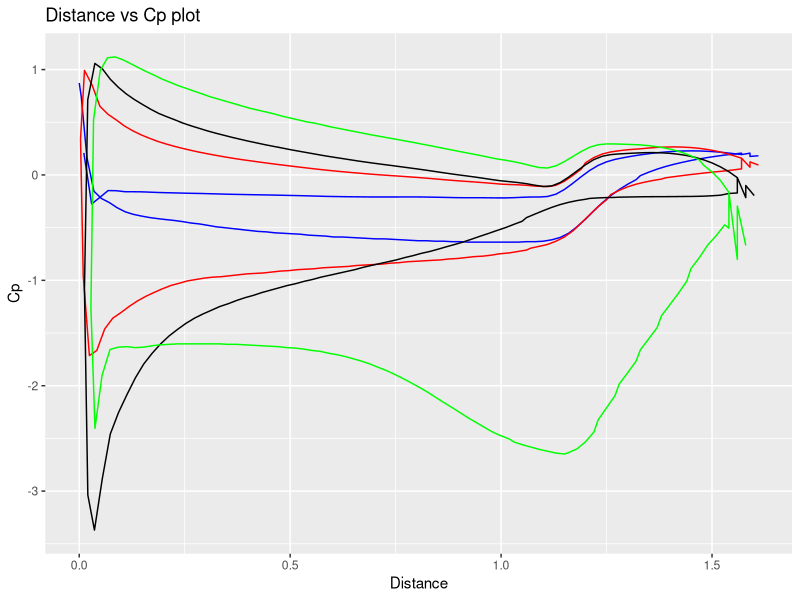
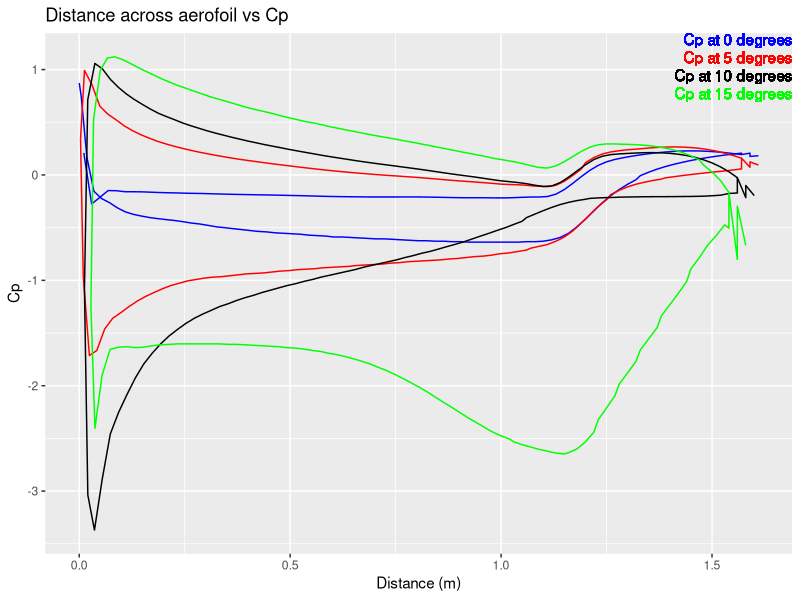

Write R code to recreate these figures, in order.
# Please work
library(dplyr)
library(tidyverse)
library(ggplot2)
Pressure_0 = read_csv("Pressure_0.csv")
Pressure_0 = Pressure_0[-c(1:4), ]
Pressure_0 = Pressure_0[, -c(3,4)]
Pressure_0 = Pressure_0[1:165, ]
Pressure_0$...2 = as.numeric(Pressure_0$...2)
Pressure_0$`[Name]` = as.numeric(Pressure_0$`[Name]`)
Pressure_0$Cp = Pressure_0[[2]]/(0.5*1.069*4225)
Pressure_0_top = Pressure_0[1:79, ]
Pressure_0_bottom = Pressure_0[80:nrow(Pressure_0), ]
Pressure_0_top = Pressure_0_top[nrow(Pressure_0_top):1,]

Pressure_5 = read_csv("Pressure_5.csv")
Pressure_5 = Pressure_5[-c(1:4), ]
Pressure_5 = Pressure_5[, -c(2)]
Pressure_5 = Pressure_5[1:165, ]
Pressure_5$...3 = as.numeric(Pressure_5$...3)
Pressure_5$`[Name]` = as.numeric(Pressure_5$`[Name]`)
Pressure_5$Cp = Pressure_5[[2]]/(0.5*1.069*4225)
Pressure_5_top = Pressure_5[1:80, ]
Pressure_5_bottom = Pressure_5[80:nrow(Pressure_5), ]
Pressure_5_top = Pressure_5_top[nrow(Pressure_5_top):1,]

Pressure_10 = read_csv("Pressure_10.csv")
Pressure_10 = Pressure_10[-c(1:4), ]
Pressure_10 = Pressure_10[, -c(2)]
Pressure_10 = Pressure_10[1:165, ]
Pressure_10$...3 = as.numeric(Pressure_10$...3)
Pressure_10$`[Name]` = as.numeric(Pressure_10$`[Name]`)
Pressure_10$Cp = Pressure_10[[2]]/(0.5*1.069*4225)
Pressure_10_top = Pressure_10[1:80, ]
Pressure_10_bottom = Pressure_10[80:nrow(Pressure_10), ]
Pressure_10_top = Pressure_10_top[nrow(Pressure_10_top):1,]

Pressure_15 = read_csv("Pressure_15.csv")
Pressure_15 = Pressure_15[-c(1:4), ]
Pressure_15 = Pressure_15[, -c(2)]
Pressure_15 = Pressure_15[1:165, ]
Pressure_15$...3 = as.numeric(Pressure_15$...3)
Pressure_15$`[Name]` = as.numeric(Pressure_15$`[Name]`)
Pressure_15$Cp = Pressure_15[[2]]/(0.5*1.069*4225)
Pressure_15_top = Pressure_15[1:80, ]
Pressure_15_bottom = Pressure_15[80:nrow(Pressure_15), ]
Pressure_15_top = Pressure_15_top[nrow(Pressure_15_top):1,]

ggplot() + 
  geom_line(data = Pressure_0_bottom, aes(x=Pressure_0_bottom$`[Name]`, y=Pressure_0_bottom$Cp), color = "blue") +
  geom_line(data = Pressure_0_top, aes(x=Pressure_0_top$`[Name]`, y=Pressure_0_top$Cp), color = "blue") +
  geom_line(data = Pressure_5_top, aes(x=Pressure_5_top$`[Name]`, y=Pressure_5_top$Cp), color = "red") +
  geom_line(data = Pressure_5_bottom, aes(x=Pressure_5_bottom$`[Name]`, y=Pressure_5_bottom$Cp), color = "red") +
  geom_line(data = Pressure_10_top, aes(x=Pressure_10_top$`[Name]`, y=Pressure_10_top$Cp), color = "black") +
  geom_line(data = Pressure_10_bottom, aes(x=Pressure_10_bottom$`[Name]`, y=Pressure_10_bottom$Cp), color = "black") +
  geom_line(data = Pressure_15_top, aes(x=Pressure_15_top$`[Name]`, y=Pressure_15_top$Cp), color = "green") +
  geom_line(data = Pressure_15_bottom, aes(x=Pressure_15_bottom$`[Name]`, y=Pressure_15_bottom$Cp), color = "green") +
  xlab("Distance") +
  ylab("Cp") + 
  ggtitle("Distance vs Cp plot") 

plot = ggplot() + 
  xlab("Distance (m)") +
  ylab("Cp") +
  ggtitle("Distance across aerofoil vs Cp")

plot = plot + geom_line(data = Pressure_0_top, aes(x=Pressure_0_top$`[Name]`, y=Pressure_0_top$Cp), color = "blue") +
  geom_text(data = Pressure_0_top, aes(x = Inf, y = Inf, label = "Cp at 0 degrees"), hjust=1, vjust=1, color = "blue") +
  geom_line(data = Pressure_0_bottom, aes(x=Pressure_0_bottom$`[Name]`, y=Pressure_0_bottom$Cp), color = "blue") +
  geom_line(data = Pressure_5_top, aes(x=Pressure_5_top$`[Name]`, y=Pressure_5_top$Cp), color = "red") +
  geom_text(data = Pressure_5_top, aes(x = Inf, y = Inf, label = "Cp at 5 degrees"), hjust=1, vjust=2.5, color = "red") +
  geom_line(data = Pressure_5_bottom, aes(x=Pressure_5_bottom$`[Name]`, y=Pressure_5_bottom$Cp), color = "red") +
  geom_line(data = Pressure_10_top, aes(x=Pressure_10_top$`[Name]`, y=Pressure_10_top$Cp), color = "black") +
  geom_text(data = Pressure_10_top, aes(x = Inf, y = Inf, label = "Cp at 10 degrees"), hjust=1, vjust=4, color = "black") +
  geom_line(data = Pressure_10_bottom, aes(x=Pressure_10_bottom$`[Name]`, y=Pressure_10_bottom$Cp), color = "black") +
  geom_line(data = Pressure_15_top, aes(x=Pressure_15_top$`[Name]`, y=Pressure_15_top$Cp), color = "green") +
  geom_text(data = Pressure_10_top, aes(x = Inf, y = Inf, label = "Cp at 15 degrees"), hjust=1, vjust=5.5, color = "green") +
  geom_line(data = Pressure_15_bottom, aes(x=Pressure_15_bottom$`[Name]`, y=Pressure_15_bottom$Cp), color = "green") 
  

plot
